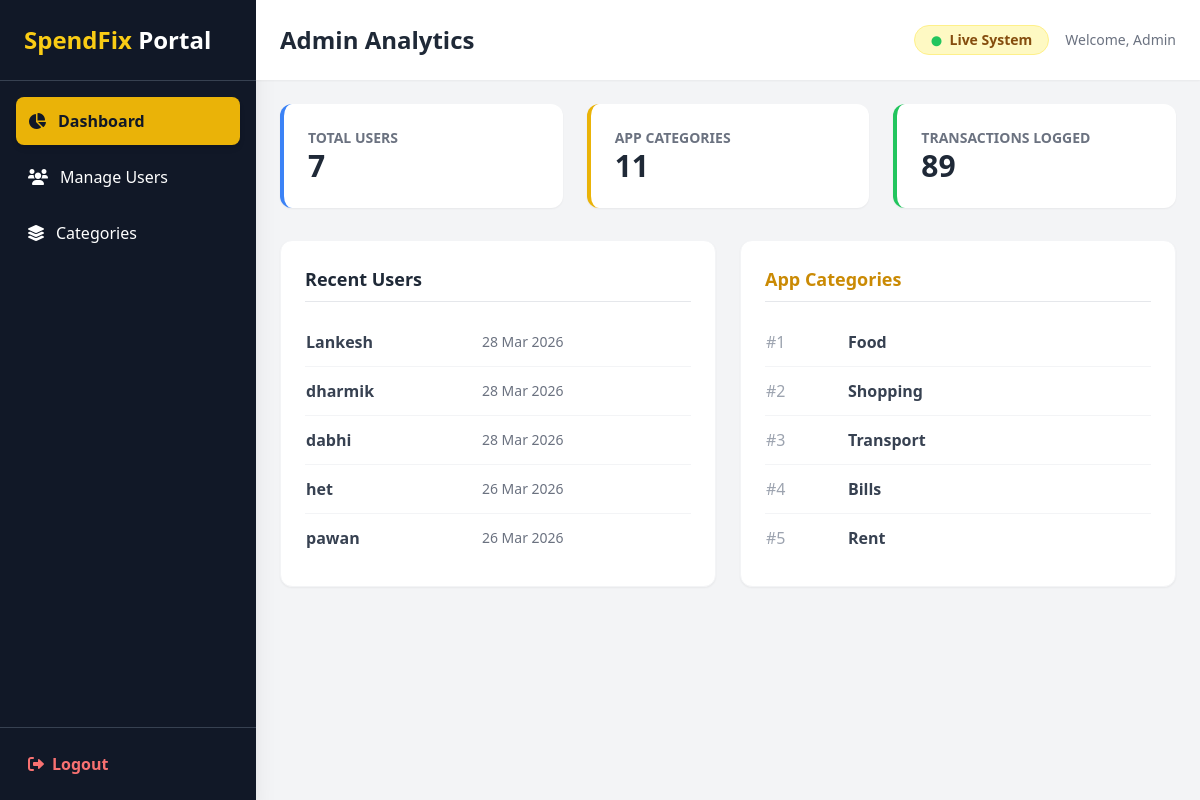
The app's page /api/tracker/portal/ (signed in) with its own data.
### account/models.py (models this page shows, shortened)
class CustomUser(AbstractUser):
    phone = models.CharField(max_length=15, unique=True)
    email = models.EmailField(unique=True)
    otp = models.CharField(max_length=6, blank=True, null=True)
    fcm_token = models.CharField(max_length=255, blank=True, null=True)
    profile_pic = models.ImageField(upload_to='profiles/', blank=True, null=True)

### tracker/models.py (models this page shows, shortened)
class Category(models.Model):
    TYPE_CHOICES = (
        ('INCOME', 'Income'),
        ('EXPENSE', 'Expense'),
    )
    name = models.CharField(max_length=50, unique=True)
    category_type = models.CharField(max_length=10, choices=TYPE_CHOICES, default='EXPENSE') # 🎯 Naya field
    keywords = models.TextField(blank=True, null=True, help_text="Comma separated keywords for scanner")

### tracker/views.py (the view)
# urls.py: path('portal/', custom_dashboard, name='main_dashboard'),
@staff_member_required(login_url='/admin/login/')
def custom_dashboard(request):
    users = User.objects.all().order_by('-date_joined')
    categories = Category.objects.all().order_by('id')
    total_tx = Transaction.objects.count()
    return render(request, 'tracker/dashboard.html', {
        'users_list': users,
        'categories_list': categories,
        'total_users': users.count(),
        'total_categories': categories.count(),
        'total_transactions': total_tx,
    })

### tracker/templates/tracker/dashboard.html (shortened to what this page needs)
<!DOCTYPE html>
<html lang="en">
<head>
    <script src="https://cdn.tailwindcss.com"></script>
    <link href="https://cdnjs.cloudflare.com/ajax/libs/font-awesome/6.0.0/css/all.min.css" rel="stylesheet">
</head>
<body class="bg-gray-100 font-sans flex h-screen overflow-hidden">
    <div class="w-64 bg-gray-900 text-white flex flex-col shadow-xl">
        <div class="p-6 text-2xl font-bold text-yellow-400 border-b border-gray-700">
            SpendFix <span class="text-white">Portal</span>
        </div>
        <nav class="flex-1 p-4 space-y-2">
            <button onclick="showSection('dashboard')" id="btn-dashboard" class="nav-btn w-full flex items-center p-3 bg-yellow-500 text-gray-900 rounded-lg font-bold shadow-md transition">
                <i class="fas fa-chart-pie mr-3"></i> Dashboard
            </button>
            <button onclick="showSection('users')" id="btn-users" class="nav-btn w-full flex items-center p-3 text-white hover:bg-gray-800 rounded-lg transition">
                <i class="fas fa-users mr-3"></i> Manage Users
            </button>
            <button onclick="showSection('categories')" id="btn-categories" class="nav-btn w-full flex items-center p-3 text-white hover:bg-gray-800 rounded-lg transition">
                <i class="fas fa-layer-group mr-3"></i> Categories
            </button>
        </nav>
        <div class="p-4 border-t border-gray-700">
            <a href="{% url 'portal_logout' %}" class="flex items-center text-red-400 hover:text-red-300 transition px-3 py-2 font-bold">
                <i class="fas fa-sign-out-alt mr-2"></i> Logout
            </a>
        </div>
    </div>
    <div class="flex-1 flex flex-col overflow-y-auto">
        <header class="bg-white p-6 shadow-sm flex justify-between items-center sticky top-0 z-10">
            <h1 id="header-title" class="text-2xl font-bold text-gray-800">Admin Analytics</h1>
            <div class="flex items-center space-x-4">
                <span class="bg-yellow-100 text-yellow-800 px-4 py-1 rounded-full text-sm font-bold border border-yellow-200">
                    <i class="fas fa-circle text-[10px] mr-2 text-green-500 animate-pulse"></i>Live System
                </span>
                <div class="text-gray-500 text-sm font-medium">Welcome, Admin</div>
            </div>
        </header>
        <main class="p-6">
            <div id="section-dashboard" class="content-section">
                <div class="grid grid-cols-3 gap-6 mb-8">
                    <div class="bg-white p-6 rounded-xl shadow-sm border-l-4 border-blue-500 hover:shadow-md transition">
                        <h3 class="text-gray-500 text-sm font-bold uppercase">Total Users</h3>
                        <p class="text-3xl font-bold text-gray-800">{{ total_users }}</p>
                    </div>
                    <div class="bg-white p-6 rounded-xl shadow-sm border-l-4 border-yellow-500 hover:shadow-md transition">
                        <h3 class="text-gray-500 text-sm font-bold uppercase">App Categories</h3>
                        <p class="text-3xl font-bold text-gray-800">{{ total_categories }}</p>
                    </div>
                    <div class="bg-white p-6 rounded-xl shadow-sm border-l-4 border-green-500 hover:shadow-md transition">
                        <h3 class="text-gray-500 text-sm font-bold uppercase">Transactions Logged</h3>
                        <p class="text-3xl font-bold text-gray-800">{{ total_transactions }}</p>
                    </div>
                </div>
                <div class="grid grid-cols-2 gap-6">
                    <div class="bg-white rounded-xl shadow-sm p-6 border border-gray-100">
                        <h2 class="text-lg font-bold text-gray-800 mb-4 border-b pb-2 text-blue-600">Recent Users</h2>
                        <table class="w-full text-left">
                            <tbody class="divide-y divide-gray-100">
                                {% for user in users_list|slice:":5" %}
                                <tr>
                                    <td class="py-3 font-semibold text-gray-700">{{ user.username }}</td>
                                    <td class="py-3 text-gray-500 text-sm">{{ user.date_joined|date:"d M Y" }}</td>
                                </tr>
                                {% endfor %}
                            </tbody>
                        </table>
                    </div>
                    <div class="bg-white rounded-xl shadow-sm p-6 border border-gray-100">
                        <h2 class="text-lg font-bold text-gray-800 mb-4 border-b pb-2 text-yellow-600">App Categories</h2>
                        <table class="w-full text-left">
                            <tbody class="divide-y divide-gray-100">
                                {% for cat in categories_list|slice:":5" %}
                                <tr>
                                    <td class="py-3 text-gray-400">#{{ cat.id }}</td>
                                    <td class="py-3 font-bold text-gray-700">{{ cat.name }}</td>
                                </tr>
                                {% endfor %}
                            </tbody>
                        </table>
                    </div>
                </div>
            </div>
        </main>
    </div>
</body>
</html>

### tracker/templates/tracker/dashboard.html (style rules this page uses)
.content-section { transition: all 0.3s ease; }

### records on screen
CustomUser: username "Lankesh", date_joined "28 Mar 2026"
CustomUser: username "dharmik", date_joined "28 Mar 2026"
CustomUser: username "dabhi", date_joined "28 Mar 2026"
CustomUser: username "het", date_joined "26 Mar 2026"
CustomUser: username "pawan", date_joined "26 Mar 2026"
Category: id "1", name "Food"
Category: id "2", name "Shopping"
Category: id "3", name "Transport"
Category: id "4", name "Bills"
Category: id "5", name "Rent"

### other values on screen
{{ total_users }} "7"
{{ total_categories }} "11"
{{ total_transactions }} "89"
